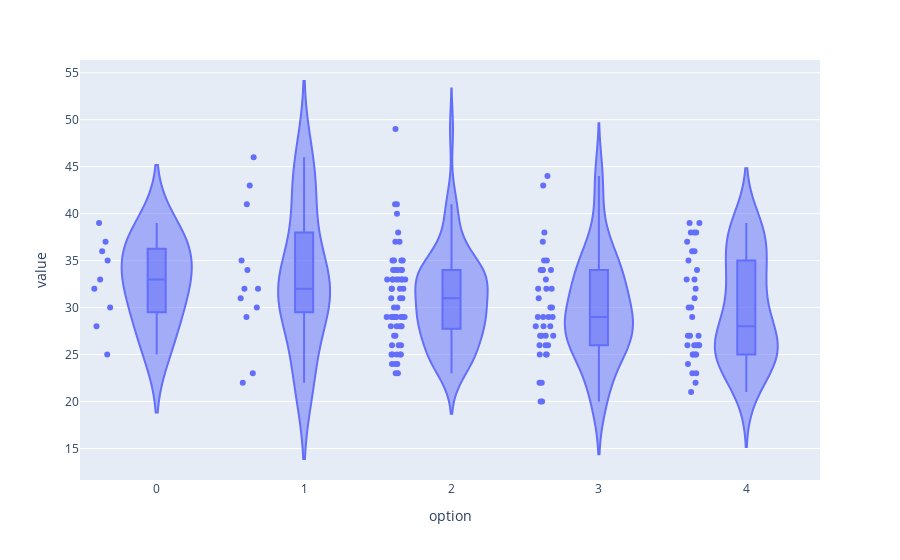

Notebook source saved alongside this figure:
### Code cell
fig = px.violin(cups.history, y="value", x="option", box=True, points="all",
          hover_data=cups.history.columns)
fig.show()

### Figure 1 — Plotly figure (JSON) as saved in the notebook; plotly's stock layout.template omitted (floating-point values rounded to 4 significant figures; data arrays with more than 128 entries replaced by an {"elided": "..."} marker saying what was removed)
{"data": [{"alignmentgroup": "True", "box": {"visible": true}, "hovertemplate": "option=%{x}<br>value=%{y}<extra></extra>", "legendgroup": "", "marker": {"color": "#636efa"}, "name": "", "offsetgroup": "", "orientation": "v", "points": "all", "scalegroup": "True", "showlegend": false, "type": "violin", "x": {"elided": "154 int values"}, "x0": " ", "xaxis": "x", "y": {"elided": "154 int values"}, "y0": " ", "yaxis": "y"}], "layout": {"legend": {"tracegroupgap": 0}, "margin": {"t": 60}, "violinmode": "group", "xaxis": {"anchor": "y", "domain": [0, 1], "title": {"text": "option"}}, "yaxis": {"anchor": "x", "domain": [0, 1], "title": {"text": "value"}}}}
